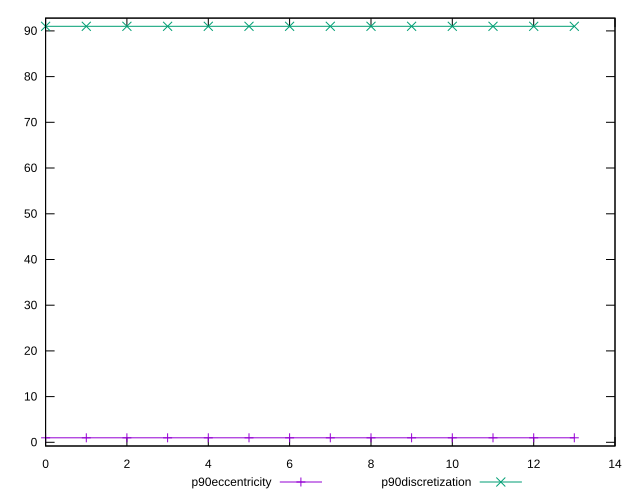

This figure's gnuplot source:
reset

$p90Eccentricity <<EOF
0 1
1 1
2 1
3 1
4 1
5 1
6 1
7 1
8 1
9 1
10 1
11 1
12 1
13 1
EOF

$p90Discretization <<EOF
0 91
1 91
2 91
3 91
4 91
5 91
6 91
7 91
8 91
9 91
10 91
11 91
12 91
13 91
EOF

set key outside below
set xrange [0:13]
set yrange [-0.8:92.8]
set terminal svg size 640, 500 enhanced background rgb 'white'
set output "report_00007_2020-12-11T15:55:29.892Z/estimated-input-latency/progression/eccentricity.svg"

plot $p90Eccentricity title "p90eccentricity" with linespoints, \
     $p90Discretization title "p90discretization" with linespoints

reset
